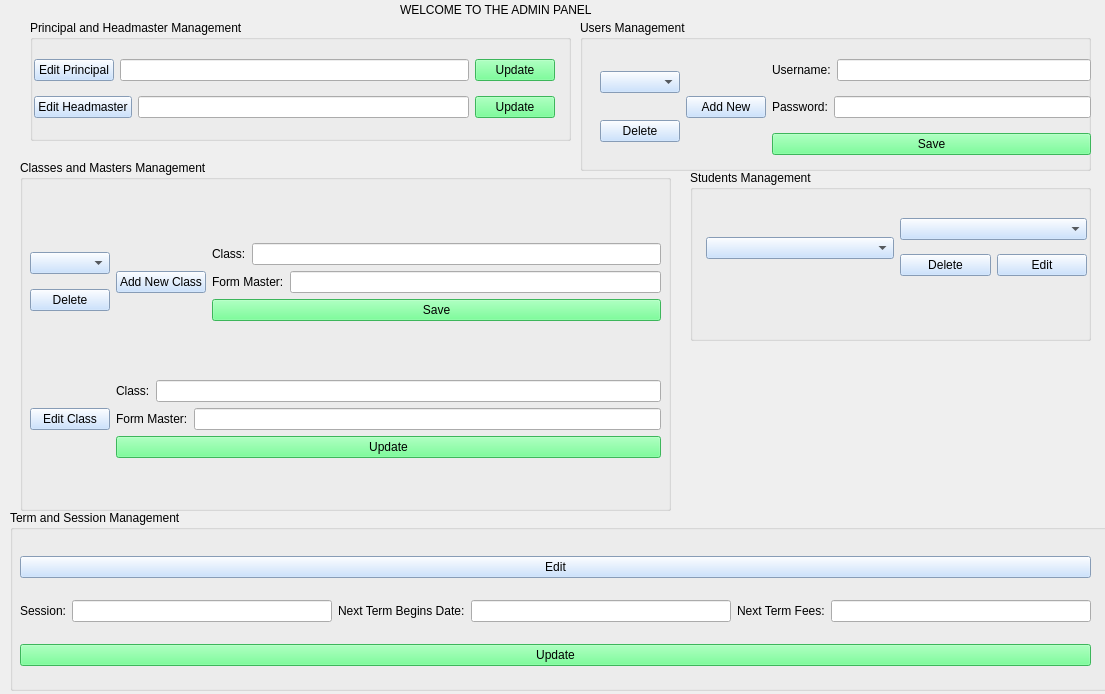
<?xml version="1.0" encoding="UTF-8"?>
<ui version="4.0">
 <class>Form</class>
 <widget class="QWidget" name="Form">
  <property name="geometry">
   <rect>
    <x>0</x>
    <y>0</y>
    <width>1105</width>
    <height>694</height>
   </rect>
  </property>
  <property name="windowTitle">
   <string>Administration Form</string>
  </property>
  <property name="windowIcon">
   <iconset>
    <normaloff>administartion icon.png</normaloff>administartion icon.png</iconset>
  </property>
  <property name="styleSheet">
   <string notr="true">font: 12pt &quot;MS Shell Dlg 2&quot;;

</string>
  </property>
  <widget class="QLabel" name="label">
   <property name="geometry">
    <rect>
     <x>400</x>
     <y>0</y>
     <width>281</width>
     <height>20</height>
    </rect>
   </property>
   <property name="styleSheet">
    <string notr="true">font: 11pt &quot;MS Shell Dlg 2&quot;;</string>
   </property>
   <property name="text">
    <string>WELCOME TO THE ADMIN PANEL</string>
   </property>
  </widget>
  <widget class="QGroupBox" name="groupBox_5">
   <property name="geometry">
    <rect>
     <x>10</x>
     <y>510</y>
     <width>1109</width>
     <height>181</height>
    </rect>
   </property>
   <property name="styleSheet">
    <string notr="true">QPushButton{
background-color: rgb(189, 218, 255);
}</string>
   </property>
   <property name="title">
    <string>Term and Session Management</string>
   </property>
   <widget class="QWidget" name="layoutWidget">
    <property name="geometry">
     <rect>
      <x>10</x>
      <y>30</y>
      <width>1071</width>
      <height>145</height>
     </rect>
    </property>
    <layout class="QVBoxLayout" name="verticalLayout">
     <item>
      <widget class="QPushButton" name="mgmt_edit_btn">
       <property name="text">
        <string>Edit</string>
       </property>
      </widget>
     </item>
     <item>
      <layout class="QHBoxLayout" name="horizontalLayout">
       <item>
        <widget class="QLabel" name="session_label">
         <property name="text">
          <string>Session:</string>
         </property>
        </widget>
       </item>
       <item>
        <widget class="QLineEdit" name="session_lineEdit"/>
       </item>
       <item>
        <widget class="QLabel" name="next_term_label">
         <property name="text">
          <string>Next Term Begins Date:</string>
         </property>
        </widget>
       </item>
       <item>
        <widget class="QLineEdit" name="next_term_lineEdit">
         <property name="text">
          <string/>
         </property>
        </widget>
       </item>
       <item>
        <widget class="QLabel" name="fees_label">
         <property name="text">
          <string>Next Term Fees:</string>
         </property>
        </widget>
       </item>
       <item>
        <widget class="QLineEdit" name="fees_lineEdit">
         <property name="text">
          <string/>
         </property>
        </widget>
       </item>
      </layout>
     </item>
     <item>
      <widget class="QPushButton" name="mgmt_update_btn">
       <property name="styleSheet">
        <string notr="true">background-color: rgb(85, 255, 127);</string>
       </property>
       <property name="text">
        <string>Update</string>
       </property>
      </widget>
     </item>
    </layout>
   </widget>
  </widget>
  <widget class="QGroupBox" name="groupBox_2">
   <property name="geometry">
    <rect>
     <x>20</x>
     <y>160</y>
     <width>651</width>
     <height>351</height>
    </rect>
   </property>
   <property name="styleSheet">
    <string notr="true">QPushButton{
background-color: rgb(189, 218, 255);
}

QComboBox{
background-color: rgb(189, 218, 255);
}</string>
   </property>
   <property name="title">
    <string>Classes and Masters Management</string>
   </property>
   <widget class="QWidget" name="layoutWidget">
    <property name="geometry">
     <rect>
      <x>10</x>
      <y>30</y>
      <width>631</width>
      <height>322</height>
     </rect>
    </property>
    <layout class="QVBoxLayout" name="verticalLayout_7">
     <item>
      <layout class="QHBoxLayout" name="horizontalLayout_10">
       <item>
        <layout class="QHBoxLayout" name="horizontalLayout_7">
         <item>
          <layout class="QVBoxLayout" name="verticalLayout_4">
           <item>
            <layout class="QHBoxLayout" name="horizontalLayout_6"/>
           </item>
          </layout>
         </item>
         <item>
          <layout class="QVBoxLayout" name="verticalLayout_6">
           <item>
            <widget class="QComboBox" name="class_comboBox">
             <property name="editable">
              <bool>false</bool>
             </property>
            </widget>
           </item>
           <item>
            <widget class="QPushButton" name="class_delete_btn">
             <property name="text">
              <string>Delete</string>
             </property>
            </widget>
           </item>
          </layout>
         </item>
         <item>
          <widget class="QPushButton" name="add_new_btn">
           <property name="text">
            <string>Add New Class</string>
           </property>
          </widget>
         </item>
        </layout>
       </item>
       <item>
        <layout class="QVBoxLayout" name="verticalLayout_5">
         <item>
          <layout class="QHBoxLayout" name="horizontalLayout_9">
           <item>
            <widget class="QLabel" name="class_add_label">
             <property name="text">
              <string>Class:</string>
             </property>
            </widget>
           </item>
           <item>
            <widget class="QLineEdit" name="class_add_lineEdit"/>
           </item>
          </layout>
         </item>
         <item>
          <layout class="QHBoxLayout" name="horizontalLayout_8">
           <item>
            <widget class="QLabel" name="form_master_add_label">
             <property name="text">
              <string>Form Master:</string>
             </property>
            </widget>
           </item>
           <item>
            <widget class="QLineEdit" name="form_master_lineEdit"/>
           </item>
          </layout>
         </item>
         <item>
          <widget class="QPushButton" name="class_save_btn">
           <property name="styleSheet">
            <string notr="true">background-color: rgb(85, 255, 127);</string>
           </property>
           <property name="text">
            <string>Save</string>
           </property>
          </widget>
         </item>
        </layout>
       </item>
      </layout>
     </item>
     <item>
      <layout class="QHBoxLayout" name="horizontalLayout_11">
       <item>
        <widget class="QPushButton" name="class_edit_btn">
         <property name="text">
          <string>Edit Class</string>
         </property>
        </widget>
       </item>
       <item>
        <layout class="QVBoxLayout" name="verticalLayout_3">
         <item>
          <layout class="QHBoxLayout" name="horizontalLayout_5">
           <item>
            <widget class="QLabel" name="class_edit_label">
             <property name="text">
              <string>Class:</string>
             </property>
            </widget>
           </item>
           <item>
            <widget class="QLineEdit" name="class_edit_lineEdit"/>
           </item>
          </layout>
         </item>
         <item>
          <layout class="QHBoxLayout" name="horizontalLayout_4">
           <item>
            <widget class="QLabel" name="form_master_edit_label">
             <property name="text">
              <string>Form Master:</string>
             </property>
            </widget>
           </item>
           <item>
            <widget class="QLineEdit" name="form_master_edit_lineEdit">
             <property name="text">
              <string/>
             </property>
            </widget>
           </item>
          </layout>
         </item>
         <item>
          <widget class="QPushButton" name="class_update_btn">
           <property name="styleSheet">
            <string notr="true">background-color: rgb(85, 255, 127);</string>
           </property>
           <property name="text">
            <string>Update</string>
           </property>
          </widget>
         </item>
        </layout>
       </item>
      </layout>
     </item>
    </layout>
   </widget>
  </widget>
  <widget class="QGroupBox" name="groupBox">
   <property name="geometry">
    <rect>
     <x>690</x>
     <y>170</y>
     <width>401</width>
     <height>171</height>
    </rect>
   </property>
   <property name="styleSheet">
    <string notr="true">QPushButton{
background-color: rgb(189, 218, 255);
}

QComboBox{
background-color: rgb(189, 218, 255);
}</string>
   </property>
   <property name="title">
    <string>Students Management</string>
   </property>
   <widget class="QWidget" name="layoutWidget">
    <property name="geometry">
     <rect>
      <x>16</x>
      <y>40</y>
      <width>381</width>
      <height>76</height>
     </rect>
    </property>
    <layout class="QHBoxLayout" name="horizontalLayout_3">
     <item>
      <widget class="QComboBox" name="class_comboBox2"/>
     </item>
     <item>
      <layout class="QVBoxLayout" name="verticalLayout_2">
       <item>
        <widget class="QComboBox" name="stud_name_comboBox"/>
       </item>
       <item>
        <layout class="QHBoxLayout" name="horizontalLayout_2">
         <item>
          <widget class="QPushButton" name="stud_del_btn">
           <property name="text">
            <string>Delete</string>
           </property>
          </widget>
         </item>
         <item>
          <widget class="QPushButton" name="stud_edit_btn">
           <property name="text">
            <string>Edit</string>
           </property>
          </widget>
         </item>
        </layout>
       </item>
      </layout>
     </item>
    </layout>
   </widget>
  </widget>
  <widget class="QGroupBox" name="groupBox_3">
   <property name="geometry">
    <rect>
     <x>580</x>
     <y>20</y>
     <width>511</width>
     <height>151</height>
    </rect>
   </property>
   <property name="styleSheet">
    <string notr="true">QPushButton{
background-color: rgb(189, 218, 255);
}

QComboBox{
background-color: rgb(189, 218, 255);
}
</string>
   </property>
   <property name="title">
    <string>Users Management</string>
   </property>
   <widget class="QWidget" name="layoutWidget">
    <property name="geometry">
     <rect>
      <x>20</x>
      <y>30</y>
      <width>491</width>
      <height>115</height>
     </rect>
    </property>
    <layout class="QHBoxLayout" name="horizontalLayout_15">
     <item>
      <layout class="QHBoxLayout" name="horizontalLayout_12">
       <item>
        <layout class="QVBoxLayout" name="verticalLayout_8">
         <item>
          <widget class="QComboBox" name="user_comboBox"/>
         </item>
         <item>
          <widget class="QPushButton" name="user_delete_btn">
           <property name="text">
            <string>Delete</string>
           </property>
          </widget>
         </item>
        </layout>
       </item>
       <item>
        <widget class="QPushButton" name="user_add_btn">
         <property name="text">
          <string>Add New</string>
         </property>
        </widget>
       </item>
      </layout>
     </item>
     <item>
      <layout class="QVBoxLayout" name="verticalLayout_9">
       <item>
        <layout class="QHBoxLayout" name="horizontalLayout_14">
         <item>
          <widget class="QLabel" name="username_label">
           <property name="text">
            <string>Username:</string>
           </property>
          </widget>
         </item>
         <item>
          <widget class="QLineEdit" name="username_lineEdit"/>
         </item>
        </layout>
       </item>
       <item>
        <layout class="QHBoxLayout" name="horizontalLayout_13">
         <item>
          <widget class="QLabel" name="password_label">
           <property name="text">
            <string>Password:</string>
           </property>
          </widget>
         </item>
         <item>
          <widget class="QLineEdit" name="password_lineEdit">
           <property name="echoMode">
            <enum>QLineEdit::Password</enum>
           </property>
          </widget>
         </item>
        </layout>
       </item>
       <item>
        <widget class="QPushButton" name="user_save_btn">
         <property name="styleSheet">
          <string notr="true">background-color: rgb(85, 255, 127);</string>
         </property>
         <property name="text">
          <string>Save</string>
         </property>
        </widget>
       </item>
      </layout>
     </item>
    </layout>
   </widget>
  </widget>
  <widget class="QGroupBox" name="groupBox_4">
   <property name="geometry">
    <rect>
     <x>30</x>
     <y>20</y>
     <width>541</width>
     <height>121</height>
    </rect>
   </property>
   <property name="styleSheet">
    <string notr="true">QPushButton{
background-color: rgb(189, 218, 255);
}</string>
   </property>
   <property name="title">
    <string>Principal and Headmaster Management</string>
   </property>
   <widget class="QWidget" name="layoutWidget">
    <property name="geometry">
     <rect>
      <x>4</x>
      <y>30</y>
      <width>521</width>
      <height>79</height>
     </rect>
    </property>
    <layout class="QVBoxLayout" name="verticalLayout_10">
     <item>
      <layout class="QHBoxLayout" name="horizontalLayout_17">
       <item>
        <widget class="QPushButton" name="principal_edit_btn">
         <property name="text">
          <string>Edit Principal</string>
         </property>
        </widget>
       </item>
       <item>
        <widget class="QLineEdit" name="principal_edit_lineEdit">
         <property name="text">
          <string/>
         </property>
        </widget>
       </item>
       <item>
        <widget class="QPushButton" name="principal_update_btn">
         <property name="styleSheet">
          <string notr="true">background-color: rgb(85, 255, 127);</string>
         </property>
         <property name="text">
          <string>Update</string>
         </property>
        </widget>
       </item>
      </layout>
     </item>
     <item>
      <layout class="QHBoxLayout" name="horizontalLayout_16">
       <item>
        <widget class="QPushButton" name="headmaster_edit_btn">
         <property name="text">
          <string>Edit Headmaster</string>
         </property>
        </widget>
       </item>
       <item>
        <widget class="QLineEdit" name="headmaster_edit_lineEdit">
         <property name="text">
          <string/>
         </property>
        </widget>
       </item>
       <item>
        <widget class="QPushButton" name="headmaster_update_btn">
         <property name="styleSheet">
          <string notr="true">background-color: rgb(85, 255, 127);</string>
         </property>
         <property name="text">
          <string>Update</string>
         </property>
        </widget>
       </item>
      </layout>
     </item>
    </layout>
   </widget>
  </widget>
 </widget>
 <resources/>
 <connections/>
</ui>
